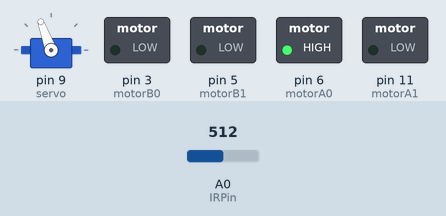
Simulated run of this sketch. Board: Arduino Uno, built with avr-gcc and run on an emulated ATmega328P. Parts: servo, switched loads named in the sketch (green lamp = pin HIGH). The test bench sets the inputs (shaded band); at power-on: A0 (IRPin) = 512.

Above: at 2.2 s.
2.3 s: A0 (IRPin) set to 317
At 2.97 s:
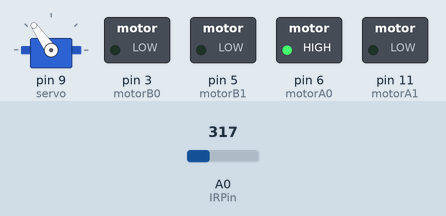
5.3 s: A0 (IRPin) set to 291
At 5.48 s:
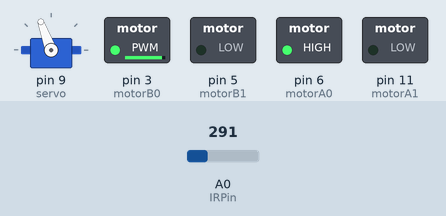
8.3 s: A0 (IRPin) set to 306
At 9.14 s:
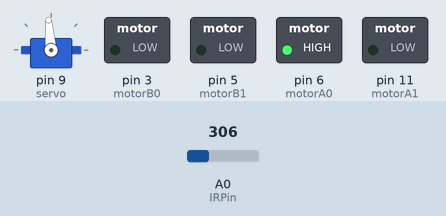
Timing chart, 0 to 17.3 s (numbered marks = the images above; inputs shaded):
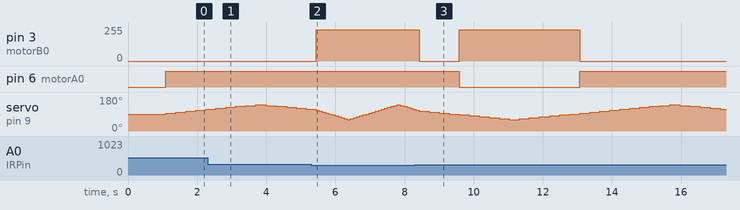

Measured:
- the behaviour switches between 299 and 298 on A0 (IRPin) (found by bisection; images 1 and 2)
- after the input at 5.3 s, pin 3 (motorB0): 0/255 → 235/255 after 0.14 s instead of 1.6 s; pin 6 (motorA0): stays HIGH (without the input it goes to LOW after 1.6 s)
- after the input at 8.3 s, pin 3 (motorB0): 235/255 → 0/255 after 0.12 s, → 235/255 1.2 s later, → 0/255 3.5 s later; pin 6 (motorA0): HIGH → LOW after 1.3 s, → HIGH 3.5 s later

The sketch:

_00150_NAV_BASICA_IR.ino
```cpp
// --------------------------------------------------------------------------- SERVO
#include <Servo.h>
Servo servo;

#define INCREMENTA_POSICAO  0
#define DECREMENTA_POSICAO  1

// variavel 'dir' (direcção) define a rotacao do servo
// variable 'dir' (direction) defines servo rotation
byte servoDir = INCREMENTA_POSICAO;

// o valor para ser enviado ao servo
// value to be sent to the servo
int servoPos = 90;

// servo increment
int servoInc = 5;

// servo delay
int servoDelay = 50;


// --------------------------------------------------------------------------- MOTORES DC

// motor pins
int motorA0 = 6;
int motorA1 = 11;

int motorB0 = 3;
int motorB1 = 5;

// calibration variables, use it to perform a straight path
int maxSpeedLeft = 235;
int maxSpeedRight = 255;

int min_speed = 100;

int motorLeftSpeed, motorRightSpeed;

// --------------------------------------------------------------------------- IR SENSOR
int IRPin = 0;
int IRValue;

// --------------------------------------------------------------------------- SETUP

void setup()
{
  Serial.begin(9600);

  //the motor control wires are outputs
  pinMode(motorA0, OUTPUT);
  pinMode(motorA1, OUTPUT);
  pinMode(motorB0, OUTPUT);
  pinMode(motorB1, OUTPUT);

  servo.attach(9); // servo attach
  servo.write(90); // center servo


  delay(1000);
}

void loop()
{

  ServoRange(60, 140, servoDelay, 5);

  ReadIR();

  // se estiver a olhar para a esquerda e se o valor do IR for superior a X
  // entao vamos mudar de direccao
  if (servoPos > 90 && IRValue >= 300) {
      motorRightSpeed = maxSpeedRight;
      motorLeftSpeed = 0;
      // slow servo
      servoDelay = 250;
  }

  // se estiver a olhar para a direita e se o valor do IR for superior a X
  // entao vamos mudar de direccao
  if (servoPos < 90 && IRValue >= 300) {
      motorRightSpeed = 0;
      motorLeftSpeed = maxSpeedLeft;
      // slow servo
      servoDelay = 250;
  }

  // caso contrario vamos andar em frente
  if(IRValue < 299) {
      motorRightSpeed = maxSpeedRight;
      motorLeftSpeed = maxSpeedLeft;
      // speed servo
      servoDelay = 50;
  }

  // chamada da função 'DiffTurn' atribuindo sempre os valores de rotação dos motores
  DiffTurn(motorLeftSpeed,motorRightSpeed);


}


/*
codigo antigo note-se a redundancia

// se estiver a olhar para a esquerda
if (servoPos > 90) {
    // se o valor do IR for superior a 300
    // entao vamos mudar de direccao
    if (IRValue >= 300)   {
      motorRightSpeed = maxSpeedRight;
      motorLeftSpeed = 0;
      // slow servo
      del = 250;
    }
    // caso contrario vamos andar em frente
    if(IRValue < 299) {
      motorRightSpeed = maxSpeedRight;
      motorLeftSpeed = maxSpeedLeft;
      // speed servo
      del = 50;
    }
  }
  // se estiver a olhar para a direita
  else if (servoPos < 90) {
    // se o valor do IR for superior a 300
    // entao vamos mudar de direccao
    if (IRValue >= 300) {
      motorRightSpeed = 0;
      motorLeftSpeed = maxSpeedLeft;
      // slow servo
      del = 250;
    }
    // caso contrario vamos mudar de direccao
    if(IRValue < 299) {
      motorRightSpeed = maxSpeedRight;
      motorLeftSpeed = maxSpeedLeft;
      // speed servo
      del = 50;
    }
  }

*/
```

Beco.ino
```cpp
void Beco(int from)
{

  Serial.print("    Beco: ");
  Serial.println(from);

  DiffTurn(-maxSpeedLeft, -maxSpeedRight);
  delay(500);

  // se detectou obstáculo pela esquerda, vira p direita
  if (from == 1)
   DiffTurn(-maxSpeedLeft, maxSpeedRight);

  // se detectou pela direita, vira p esquerda
  if (from == 2)
    DiffTurn(maxSpeedLeft, -maxSpeedRight);

  delay(250);
}
```

DiffTurn.ino
```cpp
void DiffTurn(int speedLeft, int speedRight) {

 if (speedLeft > 0)
 {
  analogWrite(motorB0, speedLeft);
  digitalWrite(motorB1, LOW);
 }

 if (speedLeft < 0)
 {
  digitalWrite(motorB0, LOW);
  analogWrite(motorB1, map(speedLeft, 0, -255, 0, 255));
 }

 if (speedLeft == 0)
 {
  digitalWrite(motorB0, LOW);
  digitalWrite(motorB1, LOW);
 }

 if (speedRight > 0 )
 {
  analogWrite(motorA0, speedRight);
  digitalWrite(motorA1, LOW);
 }

 if (speedRight < 0 )
 {
  digitalWrite(motorA0, LOW);
  analogWrite(motorA1, map(speedRight, 0, -255, 0, 255));
 }

 if (speedRight == 0)
 {
  digitalWrite(motorA0, LOW);
  digitalWrite(motorA1, LOW);
 }
}
```

ReadIR.ino
```cpp
// --------------------------------------------------------------------------- INFRA RED SENSOR
void ReadIR()
{
  IRValue = analogRead(IRPin);
//  Serial.println(IRValue);
  delay(40);
}
```

ServoRange.ino
```cpp
// --------------------------------------------------------------------------- SERVO RANGE
void ServoRange (int _min, int _max, int _del, int _inc)
{
  servo.write(servoPos);
  delay(_del);

  if(servoPos >= _max)
    servoDir = DECREMENTA_POSICAO;

  if(servoPos <= _min)
    servoDir = INCREMENTA_POSICAO;

  if(servoDir == INCREMENTA_POSICAO)
    servoPos += _inc;
  else
    servoPos -= _inc;

}
```
